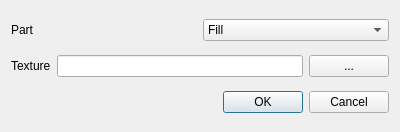
<?xml version="1.0" encoding="UTF-8"?>
<ui version="4.0">
 <class>DASetTexture</class>
 <widget class="QDialog" name="DASetTexture">
  <property name="geometry">
   <rect>
    <x>0</x>
    <y>0</y>
    <width>400</width>
    <height>132</height>
   </rect>
  </property>
  <property name="windowTitle">
   <string>Dialog</string>
  </property>
  <layout class="QVBoxLayout" name="verticalLayout">
   <item>
    <layout class="QHBoxLayout" name="horizontalLayout">
     <item>
      <widget class="QLabel" name="label">
       <property name="text">
        <string>Part</string>
       </property>
      </widget>
     </item>
     <item>
      <widget class="QComboBox" name="comboBox">
       <item>
        <property name="text">
         <string>Fill</string>
        </property>
       </item>
       <item>
        <property name="text">
         <string>Border</string>
        </property>
       </item>
       <item>
        <property name="text">
         <string>Shadow</string>
        </property>
       </item>
      </widget>
     </item>
    </layout>
   </item>
   <item>
    <layout class="QHBoxLayout" name="horizontalLayout_2">
     <item>
      <widget class="QLabel" name="label_2">
       <property name="text">
        <string>Texture</string>
       </property>
      </widget>
     </item>
     <item>
      <widget class="QLineEdit" name="lineEdit">
       <property name="readOnly">
        <bool>true</bool>
       </property>
      </widget>
     </item>
     <item>
      <widget class="QPushButton" name="pushButton">
       <property name="text">
        <string>...</string>
       </property>
      </widget>
     </item>
    </layout>
   </item>
   <item>
    <widget class="QDialogButtonBox" name="buttonBox">
     <property name="orientation">
      <enum>Qt::Horizontal</enum>
     </property>
     <property name="standardButtons">
      <set>QDialogButtonBox::Cancel|QDialogButtonBox::Ok</set>
     </property>
    </widget>
   </item>
  </layout>
 </widget>
 <resources/>
 <connections>
  <connection>
   <sender>buttonBox</sender>
   <signal>accepted()</signal>
   <receiver>DASetTexture</receiver>
   <slot>accept()</slot>
   <hints>
    <hint type="sourcelabel">
     <x>248</x>
     <y>254</y>
    </hint>
    <hint type="destinationlabel">
     <x>157</x>
     <y>274</y>
    </hint>
   </hints>
  </connection>
  <connection>
   <sender>buttonBox</sender>
   <signal>rejected()</signal>
   <receiver>DASetTexture</receiver>
   <slot>reject()</slot>
   <hints>
    <hint type="sourcelabel">
     <x>316</x>
     <y>260</y>
    </hint>
    <hint type="destinationlabel">
     <x>286</x>
     <y>274</y>
    </hint>
   </hints>
  </connection>
 </connections>
</ui>
